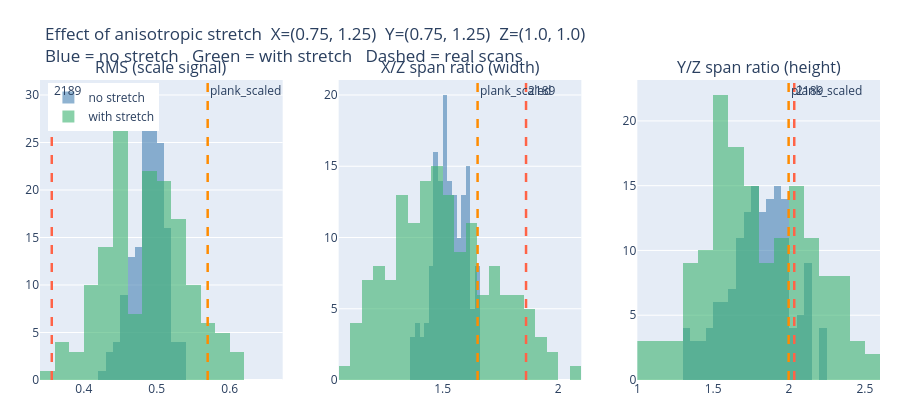

Source (notebook cell):
### Code cell
# ── Overlay: no-stretch (blue) vs with-stretch (green) vs real scans ──────────
metrics_list_s = [
    ('RMS (scale signal)',
     sample_rms, stretched_rms, [m[1] for m in real_metrics]),
    ('X/Z span ratio (width)',
     sample_xz,  stretched_xz,  [m[2] for m in real_metrics]),
    ('Y/Z span ratio (height)',
     sample_yz,  stretched_yz,  [m[3] for m in real_metrics]),
]

fig2 = make_subplots(rows=1, cols=3,
                     subplot_titles=[m[0] for m in metrics_list_s])

for col, (title, base_vals, stretch_vals, real_vals) in enumerate(metrics_list_s, start=1):
    fig2.add_trace(
        go.Histogram(x=base_vals, nbinsx=20,
                     marker_color='steelblue', opacity=0.6,
                     name='no stretch' if col == 1 else None,
                     showlegend=(col == 1)),
        row=1, col=col
    )
    fig2.add_trace(
        go.Histogram(x=stretch_vals, nbinsx=20,
                     marker_color='mediumseagreen', opacity=0.6,
                     name='with stretch' if col == 1 else None,
                     showlegend=(col == 1)),
        row=1, col=col
    )
    for (name, *_), val, color in zip(REAL_SCANS, real_vals, REAL_COLORS):
        fig2.add_vline(
            x=val, line_color=color, line_width=2.5, line_dash='dash',
            annotation_text=name, annotation_position='top right',
            row=1, col=col
        )

fig2.update_layout(
    height=420,
    title_text=(
        f'Effect of anisotropic stretch  X={STRETCH_X}  Y={STRETCH_Y}  Z={STRETCH_Z}<br>'
        f'Blue = no stretch   Green = with stretch   Dashed = real scans'
    ),
    barmode='overlay',
    legend=dict(x=0.01, y=0.99),
    margin=dict(l=40, r=20, t=80, b=40),
)
fig2.show()

### Figure 1 — Plotly figure (JSON) as saved in the notebook; plotly's stock layout.template omitted (floating-point values rounded to 4 significant figures; data arrays with more than 128 entries replaced by an {"elided": "..."} marker saying what was removed)
{"data": [{"marker": {"color": "steelblue"}, "name": "no stretch", "nbinsx": 20, "opacity": 0.6, "showlegend": true, "type": "histogram", "x": {"elided": "150 float values"}, "xaxis": "x", "yaxis": "y"}, {"marker": {"color": "mediumseagreen"}, "name": "with stretch", "nbinsx": 20, "opacity": 0.6, "showlegend": true, "type": "histogram", "x": {"elided": "150 float values"}, "xaxis": "x", "yaxis": "y"}, {"marker": {"color": "steelblue"}, "nbinsx": 20, "opacity": 0.6, "showlegend": false, "type": "histogram", "x": {"elided": "150 float values"}, "xaxis": "x2", "yaxis": "y2"}, {"marker": {"color": "mediumseagreen"}, "nbinsx": 20, "opacity": 0.6, "showlegend": false, "type": "histogram", "x": {"elided": "150 float values"}, "xaxis": "x2", "yaxis": "y2"}, {"marker": {"color": "steelblue"}, "nbinsx": 20, "opacity": 0.6, "showlegend": false, "type": "histogram", "x": {"elided": "150 float values"}, "xaxis": "x3", "yaxis": "y3"}, {"marker": {"color": "mediumseagreen"}, "nbinsx": 20, "opacity": 0.6, "showlegend": false, "type": "histogram", "x": {"elided": "150 float values"}, "xaxis": "x3", "yaxis": "y3"}], "layout": {"annotations": [{"font": {"size": 16}, "showarrow": false, "text": "RMS (scale signal)", "x": 0.1444, "xanchor": "center", "xref": "paper", "y": 1, "yanchor": "bottom", "yref": "paper"}, {"font": {"size": 16}, "showarrow": false, "text": "X/Z span ratio (width)", "x": 0.5, "xanchor": "center", "xref": "paper", "y": 1, "yanchor": "bottom", "yref": "paper"}, {"font": {"size": 16}, "showarrow": false, "text": "Y/Z span ratio (height)", "x": 0.8556, "xanchor": "center", "xref": "paper", "y": 1, "yanchor": "bottom", "yref": "paper"}, {"showarrow": false, "text": "2189", "x": 0.3561, "xanchor": "left", "xref": "x", "y": 1, "yanchor": "top", "yref": "y domain"}, {"showarrow": false, "text": "plank_scaled", "x": 0.5698, "xanchor": "left", "xref": "x", "y": 1, "yanchor": "top", "yref": "y domain"}, {"showarrow": false, "text": "2189", "x": 1.861, "xanchor": "left", "xref": "x2", "y": 1, "yanchor": "top", "yref": "y2 domain"}, {"showarrow": false, "text": "plank_scaled", "x": 1.651, "xanchor": "left", "xref": "x2", "y": 1, "yanchor": "top", "yref": "y2 domain"}, {"showarrow": false, "text": "2189", "x": 2.035, "xanchor": "left", "xref": "x3", "y": 1, "yanchor": "top", "yref": "y3 domain"}, {"showarrow": false, "text": "plank_scaled", "x": 1.998, "xanchor": "left", "xref": "x3", "y": 1, "yanchor": "top", "yref": "y3 domain"}], "barmode": "overlay", "height": 420, "legend": {"x": 0.01, "y": 0.99}, "margin": {"b": 40, "l": 40, "r": 20, "t": 80}, "shapes": [{"line": {"color": "tomato", "dash": "dash", "width": 2.5}, "type": "line", "x0": 0.3561, "x1": 0.3561, "xref": "x", "y0": 0, "y1": 1, "yref": "y domain"}, {"line": {"color": "darkorange", "dash": "dash", "width": 2.5}, "type": "line", "x0": 0.5698, "x1": 0.5698, "xref": "x", "y0": 0, "y1": 1, "yref": "y domain"}, {"line": {"color": "tomato", "dash": "dash", "width": 2.5}, "type": "line", "x0": 1.861, "x1": 1.861, "xref": "x2", "y0": 0, "y1": 1, "yref": "y2 domain"}, {"line": {"color": "darkorange", "dash": "dash", "width": 2.5}, "type": "line", "x0": 1.651, "x1": 1.651, "xref": "x2", "y0": 0, "y1": 1, "yref": "y2 domain"}, {"line": {"color": "tomato", "dash": "dash", "width": 2.5}, "type": "line", "x0": 2.035, "x1": 2.035, "xref": "x3", "y0": 0, "y1": 1, "yref": "y3 domain"}, {"line": {"color": "darkorange", "dash": "dash", "width": 2.5}, "type": "line", "x0": 1.998, "x1": 1.998, "xref": "x3", "y0": 0, "y1": 1, "yref": "y3 domain"}], "title": {"text": "Effect of anisotropic stretch  X=(0.75, 1.25)  Y=(0.75, 1.25)  Z=(1.0, 1.0)<br>Blue = no stretch   Green = with stretch   Dashed = real scans"}, "xaxis": {"anchor": "y", "domain": [0, 0.2889]}, "xaxis2": {"anchor": "y2", "domain": [0.3556, 0.6444]}, "xaxis3": {"anchor": "y3", "domain": [0.7111, 1]}, "yaxis": {"anchor": "x", "domain": [0, 1]}, "yaxis2": {"anchor": "x2", "domain": [0, 1]}, "yaxis3": {"anchor": "x3", "domain": [0, 1]}}}
